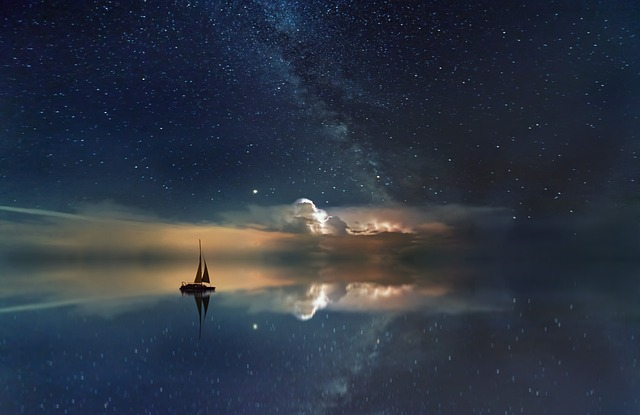
#> input picture one_image.jpg, 640 x 415 px
$ python tutorial_2.py
#> lines starting #> are read from the running program, lines starting #| are printed output that depends on the picture
import numpy as np
import cv2
#creating an empty image

empty_image=np.zeros((500,500,3),np.uint8)#uint8 is a image dtype
empty_image[100:150,320:500]=0,0,255

cv2.rectangle(empty_image,(10,10),(empty_image.shape[0]//2,empty_image.shape[1]//2),(0,255,0),3)
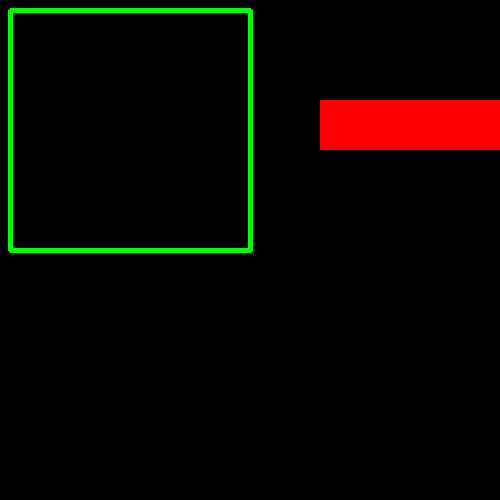
#> empty_image: shape (500, 500, 3); mean of channels 0, 1, 2 0, 4.9, 9.2; drawn as B, G, R

cv2.circle(empty_image,(255,255),30,(0,255,0),-1)

cv2.line(empty_image,(0,0),(255,255),(255,0,0),6)

cv2.putText(empty_image,"Hello Looser",(80,230),cv2.FONT_HERSHEY_TRIPLEX,1.0,(255,0,0),2)
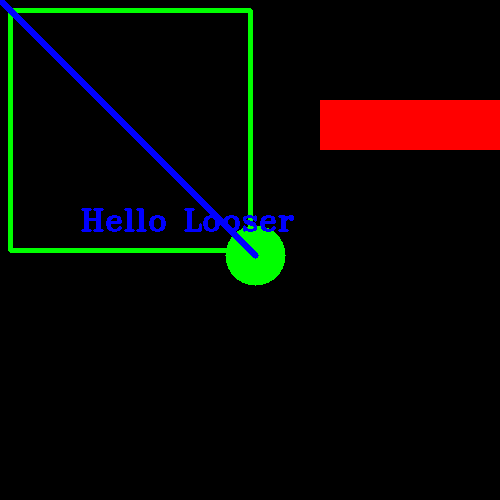
#> empty_image: shape (500, 500, 3); mean of channels 0, 1, 2 4.2, 7.1, 9.2; drawn as B, G, R
cv2.imshow("empty",empty_image)


# gray_image=cv2.cvtColor(empty_image,cv2.COLOR_BGR2GRAY)

# cv2.imshow("gray",gray_image)


clr_img=cv2.imread("one_image.jpg")
#> clr_img is the input picture: shape (415, 640, 3); mean B, G, R 66.6, 53.3, 45

cv2.imshow("window",clr_img)

blur_image=cv2.GaussianBlur(clr_img,(5,5),cv2.BORDER_DEFAULT)
cv2.imshow("blur",blur_image)


cv2.waitKey(0)
cv2.destroyAllWindows()

$ run again, with fire.jpeg copied over one_image.jpg
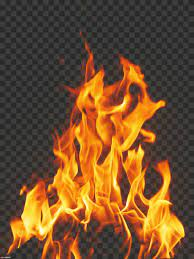
#> input picture fire.jpeg, 194 x 259 px
#> clr_img is the input picture: shape (259, 194, 3); mean B, G, R 44.9, 80, 115.6
#> `blur_image=cv2.GaussianBlur(clr_img,(5,5),cv2.BORDER_DEFAULT)`:
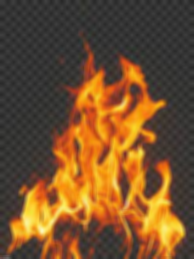
#> blur_image: shape (259, 194, 3); mean B, G, R 44.9, 80, 115.6
